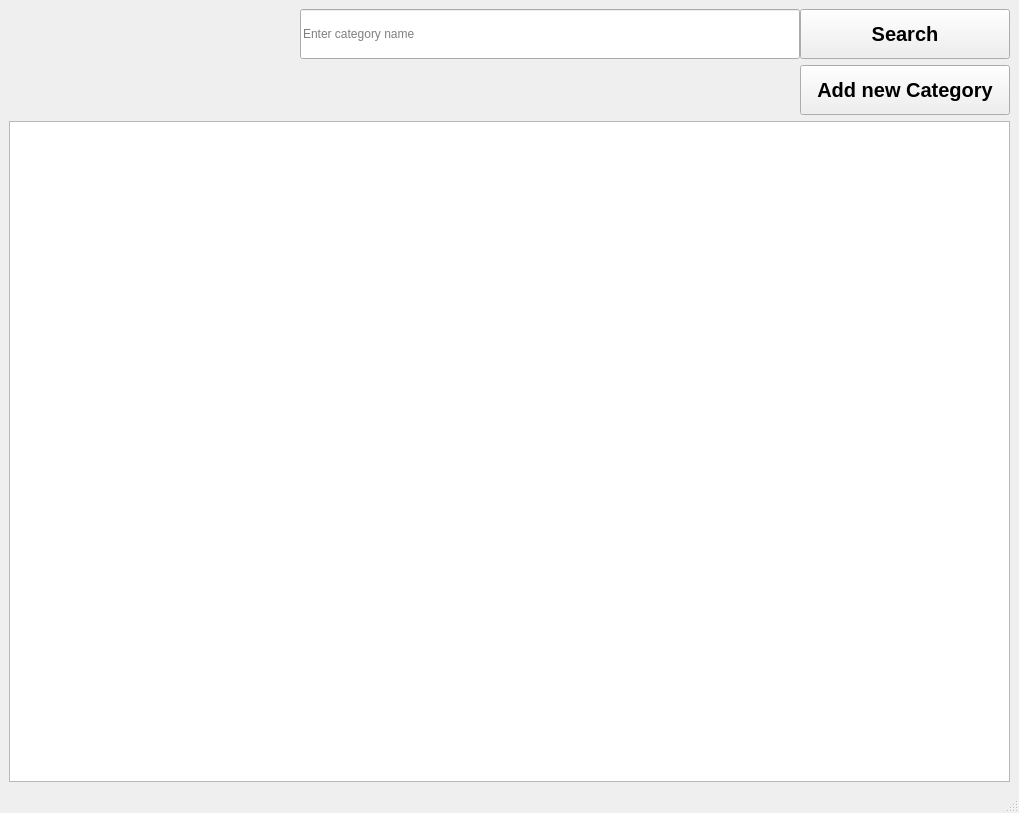
<?xml version="1.0" encoding="UTF-8"?>
<ui version="4.0">
 <class>categories_manager</class>
 <widget class="QMainWindow" name="categories_manager">
  <property name="geometry">
   <rect>
    <x>0</x>
    <y>0</y>
    <width>1019</width>
    <height>813</height>
   </rect>
  </property>
  <property name="windowTitle">
   <string>Categories main window</string>
  </property>
  <property name="styleSheet">
   <string notr="true"/>
  </property>
  <widget class="QWidget" name="centralwidget">
   <property name="styleSheet">
    <string notr="true"/>
   </property>
   <layout class="QVBoxLayout" name="verticalLayout">
    <item>
     <layout class="QHBoxLayout" name="horizontalLayout">
      <property name="spacing">
       <number>0</number>
      </property>
      <item>
       <spacer name="horizontalSpacer_2">
        <property name="orientation">
         <enum>Qt::Horizontal</enum>
        </property>
        <property name="sizeType">
         <enum>QSizePolicy::Expanding</enum>
        </property>
        <property name="sizeHint" stdset="0">
         <size>
          <width>250</width>
          <height>20</height>
         </size>
        </property>
       </spacer>
      </item>
      <item>
       <widget class="QLineEdit" name="name_line_edit">
        <property name="sizePolicy">
         <sizepolicy hsizetype="Preferred" vsizetype="Preferred">
          <horstretch>0</horstretch>
          <verstretch>0</verstretch>
         </sizepolicy>
        </property>
        <property name="minimumSize">
         <size>
          <width>500</width>
          <height>50</height>
         </size>
        </property>
        <property name="maximumSize">
         <size>
          <width>16777215</width>
          <height>50</height>
         </size>
        </property>
        <property name="toolTip">
         <string>Enter brand name</string>
        </property>
        <property name="placeholderText">
         <string>Enter category name</string>
        </property>
       </widget>
      </item>
      <item>
       <widget class="QPushButton" name="search_btn">
        <property name="sizePolicy">
         <sizepolicy hsizetype="Expanding" vsizetype="Preferred">
          <horstretch>0</horstretch>
          <verstretch>0</verstretch>
         </sizepolicy>
        </property>
        <property name="minimumSize">
         <size>
          <width>100</width>
          <height>50</height>
         </size>
        </property>
        <property name="maximumSize">
         <size>
          <width>210</width>
          <height>50</height>
         </size>
        </property>
        <property name="font">
         <font>
          <pointsize>15</pointsize>
          <italic>false</italic>
          <bold>true</bold>
          <underline>false</underline>
          <strikeout>false</strikeout>
         </font>
        </property>
        <property name="text">
         <string>Search</string>
        </property>
       </widget>
      </item>
     </layout>
    </item>
    <item>
     <layout class="QHBoxLayout" name="horizontalLayout_4">
      <property name="spacing">
       <number>0</number>
      </property>
      <item>
       <spacer name="horizontalSpacer">
        <property name="orientation">
         <enum>Qt::Horizontal</enum>
        </property>
        <property name="sizeType">
         <enum>QSizePolicy::Expanding</enum>
        </property>
        <property name="sizeHint" stdset="0">
         <size>
          <width>100</width>
          <height>20</height>
         </size>
        </property>
       </spacer>
      </item>
      <item>
       <widget class="QPushButton" name="create_btn">
        <property name="sizePolicy">
         <sizepolicy hsizetype="Expanding" vsizetype="Preferred">
          <horstretch>0</horstretch>
          <verstretch>0</verstretch>
         </sizepolicy>
        </property>
        <property name="minimumSize">
         <size>
          <width>100</width>
          <height>50</height>
         </size>
        </property>
        <property name="maximumSize">
         <size>
          <width>210</width>
          <height>50</height>
         </size>
        </property>
        <property name="font">
         <font>
          <pointsize>15</pointsize>
          <bold>true</bold>
          <underline>false</underline>
          <strikeout>false</strikeout>
         </font>
        </property>
        <property name="text">
         <string>Add new Category</string>
        </property>
       </widget>
      </item>
     </layout>
    </item>
    <item>
     <widget class="QTableView" name="category_table_view">
      <attribute name="horizontalHeaderCascadingSectionResizes">
       <bool>true</bool>
      </attribute>
      <attribute name="horizontalHeaderShowSortIndicator" stdset="0">
       <bool>true</bool>
      </attribute>
      <attribute name="horizontalHeaderStretchLastSection">
       <bool>true</bool>
      </attribute>
     </widget>
    </item>
   </layout>
  </widget>
  <widget class="QMenuBar" name="menubar">
   <property name="geometry">
    <rect>
     <x>0</x>
     <y>0</y>
     <width>1019</width>
     <height>19</height>
    </rect>
   </property>
  </widget>
  <widget class="QStatusBar" name="statusbar"/>
 </widget>
 <resources>
  <include location="../resources.qrc"/>
 </resources>
 <connections/>
</ui>
